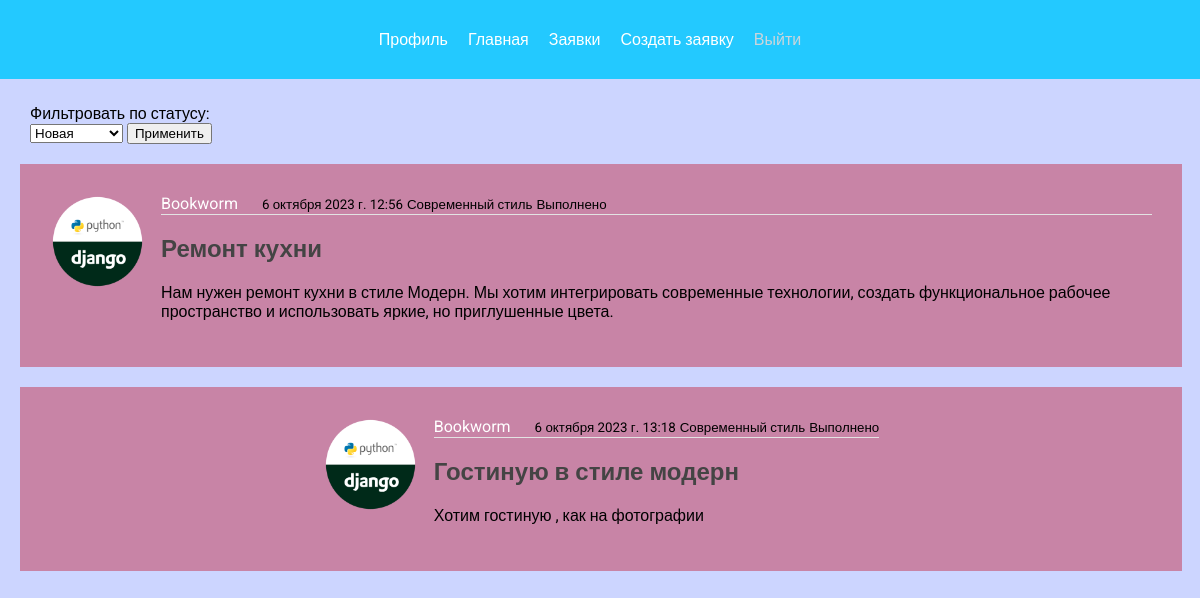
Screenshot of / (signed in) with the database file from the repository.
### blog/models.py (models this page shows, shortened)
class Post(models.Model):
    STATUS_CHOICES = [
        ('new', 'Новая'),
        ('in_progress', 'Принято в работу'),
        ('completed', 'Выполнено'),
    ]
    title = models.CharField(max_length=100)
    content = models.TextField()
    created_at = models.DateTimeField(auto_now_add=True)
    updated_at = models.DateTimeField(auto_now=True)
    user = models.ForeignKey(User, on_delete=models.CASCADE)
    image = models.ImageField(upload_to='images')
    category = models.ForeignKey(Category, on_delete=models.CASCADE)
    status = models.CharField(max_length=20, choices=STATUS_CHOICES, default='new')
    comment = models.TextField(null=True, blank=True)
    image_after = models.ImageField(upload_to='images', null=True, blank=True)

class Category(models.Model):
    title = models.CharField(max_length=100)
    def __str__(self):
        return self.title

### users/models.py (models this page shows, shortened)
class Profile(models.Model):
    user = models.OneToOneField(User, on_delete=models.CASCADE)
    image = models.ImageField(default='django.png', upload_to='profile_pics')

### blog/views.py (the view, shortened to what this page needs)
# urls.py: path('', post_list, name='blog-home'),
@login_required
def post_list(request, username=None):
    status = request.GET.get("status")
    user = get_object_or_404(User, username=request.user.username)
    if user.is_superuser:
        posts = Post.objects.all()
        context = {'posts': posts}
        if status:
            posts = posts = Post.objects.filter(status=status).order_by("created_at")
            context = {'posts': posts, "status": status}
        if username:
            user = get_object_or_404(User, username=username)
            posts = Post.objects.filter(user=user)
            context = {'posts': posts, "status": status}
        return render(request, 'admin/admin_posts.html', context)
    else:
        posts = Post.objects.filter(user=user)
        context = {'posts': posts}
        if status:
            posts = posts = Post.objects.filter(user=user, status=status).order_by("created_at")
            context = {'posts': posts, "status": status}
        return render(request, 'blog/user_posts.html', context)

### blog/templates/blog/user_posts.html (shortened to what this page needs)
{% extends 'blog/base.html' %}
{% block content %}
  {% if page != 'home' %}
  <div class="form-group">
    <form method="GET">
      <label for="exampleFormControlSelect1">Фильтровать по статусу:</label>
      <div class="d-flex">
        <select name="status" class="form-control" id="exampleFormControlSelect1">
          <option {% if status == "new" %} selected {% endif %} name="new" value="new">Новая</option>
        </select>
        <button type="submit" class="btn btn-primary ml-3">Применить</button>
      </div>
    </form>
  </div>
  {% endif %}
  {% for post in posts %}
    <article class="media content-section">
      <img class="rounded-circle article-img" src="{{ post.user.profile.image.url }}" />
      <div class="media-body">
        <div class="article-metadata">
          {% if user.is_superuser %}
          <a class="mr-2" href="{% url 'post_list' %}">{{ post.user.username }}</a>
          {% else %}
          <a class="mr-2" href="{% url 'post_list'  %}">{{ post.user.username }}</a>
          {% endif %}
          <small class="text-muted">{{ post.created_at }}</small>
          <small class="text-muted">{{ post.category }}</small>
          <small class="text-muted">
            {% if post.status == 'completed' %} Выполнено {% endif %}
          </small>
        </div>
        <h2><a class="article-title" href="{% url 'post_detail' post.id %}">{{ post.title }}</a></h2>
        <p class="article-content">{{ post.content }}</p>
      </div>
    </article>
  {% endfor %}
{% endblock %}

### blog/static/style.css (style rules this page uses)
body { margin: 0; padding: 0; font-family: 'Roboto', sans-serif; background: #CCD5FF; color: #000000; }
a { text-decoration: none; color: #ffffff; margin-right: 20px; }
.form-group { margin-left: 10px; margin-top: 5px; }
.content-section { display: flex; justify-content: center; background: #C884A6; padding: 30px; margin-bottom: 20px; margin-top: 20px; width: 95%; height: auto; }
.article-title { color: #444444; }
.article-content { white-space: pre-line; }
.article-img { height: 95px; width: 95px; margin-right: 16px; }
.article-metadata { padding-bottom: 1px; margin-bottom: 4px; border-bottom: 1px solid #e3e3e3 }

### rows the page displays
Post: user.profile.image (picture), user.username "Bookworm", created_at "6 октября 2023 г. 12:56", category "Современный стиль", status "Выполнено", title "Ремонт кухни", content "Нам нужен ремонт кухни в стиле Модерн. Мы хотим интегрировать современные технологии, создать функциональное рабочее пространство и использовать яркие, но приглушенные цвета."
Post: user.profile.image (picture), user.username "Bookworm", created_at "6 октября 2023 г. 13:18", category "Современный стиль", status "Выполнено", title "Гостиную в стиле модерн", content "Хотим гостиную , как на фотографии"
